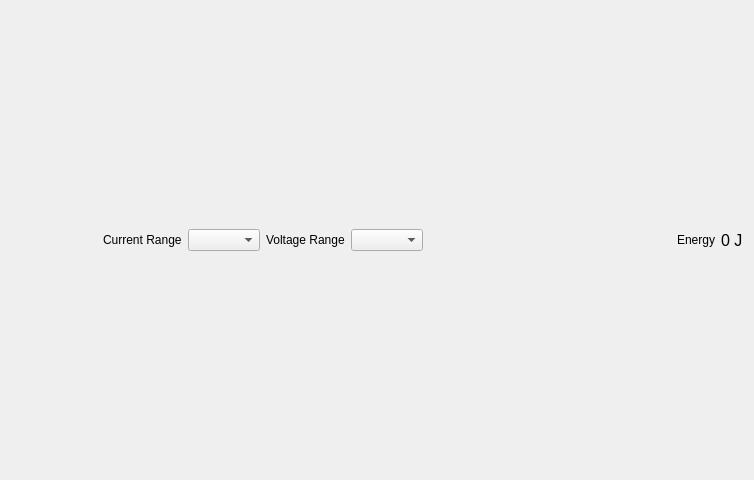
<?xml version="1.0" encoding="UTF-8"?>
<ui version="4.0">
 <class>ControlWidget</class>
 <widget class="QWidget" name="ControlWidget">
  <property name="geometry">
   <rect>
    <x>0</x>
    <y>0</y>
    <width>754</width>
    <height>480</height>
   </rect>
  </property>
  <layout class="QHBoxLayout" name="horizontalLayout">
   <item>
    <widget class="QPushButton" name="playButton">
     <property name="toolTip">
      <string>Enable to capture data from the selected Joulescope.  Disable to stop/pause capture.</string>
     </property>
     <property name="text">
      <string/>
     </property>
     <property name="icon">
      <iconset resource="joulescope.qrc">
       <normaloff>:/joulescope/resources/play.png</normaloff>:/joulescope/resources/play.png</iconset>
     </property>
     <property name="checkable">
      <bool>true</bool>
     </property>
     <property name="flat">
      <bool>true</bool>
     </property>
    </widget>
   </item>
   <item>
    <widget class="QPushButton" name="recordButton">
     <property name="enabled">
      <bool>true</bool>
     </property>
     <property name="toolTip">
      <string>Click once to start recording capture Joulescope data to a file.  Click again to stop the capture.  Only new data is recorded.</string>
     </property>
     <property name="text">
      <string/>
     </property>
     <property name="icon">
      <iconset resource="joulescope.qrc">
       <normaloff>:/joulescope/resources/record.png</normaloff>:/joulescope/resources/record.png</iconset>
     </property>
     <property name="checkable">
      <bool>true</bool>
     </property>
     <property name="flat">
      <bool>true</bool>
     </property>
    </widget>
   </item>
   <item>
    <widget class="QLabel" name="iRangeLabel">
     <property name="text">
      <string>Current Range</string>
     </property>
    </widget>
   </item>
   <item>
    <widget class="QComboBox" name="iRangeComboBox">
     <property name="toolTip">
      <string>Select the Joulescope current range.  &quot;Auto&quot; allows Joulescope to dynamical adjust the current range.</string>
     </property>
    </widget>
   </item>
   <item>
    <widget class="QLabel" name="vRangeLabel">
     <property name="text">
      <string>Voltage Range</string>
     </property>
    </widget>
   </item>
   <item>
    <widget class="QComboBox" name="vRangeComboBox">
     <property name="toolTip">
      <string>The voltage range.  No autoranging option exists.</string>
     </property>
    </widget>
   </item>
   <item>
    <spacer name="horizontalSpacer">
     <property name="orientation">
      <enum>Qt::Horizontal</enum>
     </property>
     <property name="sizeHint" stdset="0">
      <size>
       <width>40</width>
       <height>20</height>
      </size>
     </property>
    </spacer>
   </item>
   <item>
    <widget class="QLabel" name="energyNameLabel">
     <property name="text">
      <string>Energy</string>
     </property>
    </widget>
   </item>
   <item>
    <widget class="QLabel" name="energyValueLabel">
     <property name="font">
      <font>
       <pointsize>12</pointsize>
      </font>
     </property>
     <property name="text">
      <string>0 J</string>
     </property>
    </widget>
   </item>
  </layout>
 </widget>
 <resources>
  <include location="joulescope.qrc"/>
 </resources>
 <connections/>
</ui>
